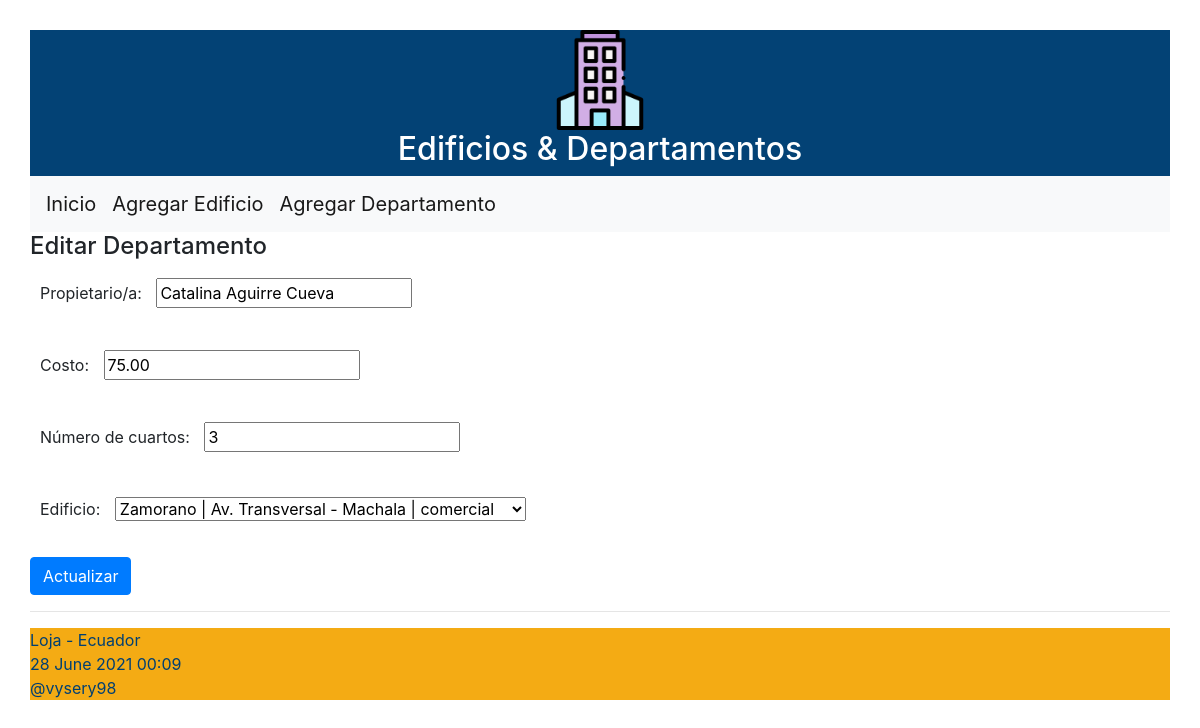
The app's page /editar/departamento/6 with its own data.
### ordenamiento/models.py (models this page shows, shortened)
class Departamento(models.Model):
	propietario = models.CharField("Propietario/a", max_length=100)
	costo = models.DecimalField(max_digits=100, decimal_places=2)
	num_cuartos = models.IntegerField("Número de cuartos")
	edificio = models.ForeignKey(Edificio, on_delete=models.CASCADE,
	        related_name="departamentos")

### ordenamiento/views.py (the view)
# urls.py: path('editar/departamento/<int:id>', views.editar_departamento,
def editar_departamento(request, id):
    departamento = Departamento.objects.get(pk=id)
    if request.method=='POST':
        formulario = DepartamentoForm(request.POST, instance=departamento)
        print(formulario.errors)
        if formulario.is_valid():
            formulario.save()
            return redirect(index)
    else:
        formulario = DepartamentoForm(instance=departamento)
    diccionario = {'formulario': formulario}
    return render(request, 'editarDepartamento.html', diccionario)

### ordenamiento/forms.py (shortened to what this page needs)
class DepartamentoForm(ModelForm):
    class Meta:
        model = Departamento
        fields = ['propietario', 'costo', 'num_cuartos', 'edificio']

### ordenamiento/models.py (called while the page is built)
	def __str__(self):
	    return "%s | %s - %s | %s" % (
            self.nombre,
            self.direccion,
            self.ciudad,
            self.tipo_edificio
        )

### ordenamiento/templates/editarDepartamento.html (shortened to what this page needs)
{% extends "master.html" %}
{% block content %}
<h4>Editar Departamento</h4>
<form action="" method="post">
  {{formulario.as_p}}
  <p><button type="submit" class="btn btn-primary">Actualizar</button></p>
</form>
{% endblock %}

### ordenamiento/static/css/estilos.css (style rules this page uses)
body { background: #FEFEFD; padding: 30px; }
label { padding: 12px 10px; }

### records on screen
Departamento: propietario "Catalina Aguirre Cueva", costo "75.00", num_cuartos "3", edificio "Zamorano | Av. Transversal - Machala | comercial"
